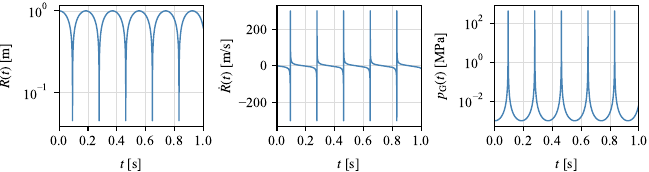

Recreate this plot in Python.
import numpy as np
import matplotlib.pyplot as plt

plt.rcParams['font.family']='serif'
plt.rcParams['font.serif']=['Times New Roman'] + plt.rcParams['font.serif']
plt.rcParams['mathtext.fontset']='stix'
plt.rcParams['font.size']=10

Bubble = np.genfromtxt("examples/rayleighcollapse/RP_R1.000e+00.txt", delimiter=" ")

cm = 1/2.54
fig1, (ax2,ax3,ax1) = plt.subplots(nrows=1,ncols=3,figsize=(19*cm,4*cm))

ax1.set_yscale('log')
ax1.set(xlabel=r'$t$ [s]',ylabel=r'$p_\mathrm{G}(t)$ [MPa]')
ax1.set_xlim(xmin=0,xmax=1)
ax1.set_xticks([0,0.2,0.4,0.6,0.8,1])
ax1.grid(color='gainsboro', linestyle='-', linewidth=0.5)
ax1.plot(Bubble[:, 1], (Bubble[:,5])*1e-6, linestyle='solid', linewidth=1.0,color='steelblue')

ax2.set_yscale('log')
ax2.set(xlabel=r'$t$ [s]',ylabel=r'$R(t)$ [m]')
ax2.set_xlim(xmin=0,xmax=1)
ax2.set_xticks([0,0.2,0.4,0.6,0.8,1])
ax2.grid(color='gainsboro', linestyle='-', linewidth=0.5)
ax2.plot(Bubble[:, 1], Bubble[:, 3], linestyle='solid', linewidth=1,color='steelblue')

ax3.set(xlabel=r'$t$ [s]',ylabel=r'$\dot{R}(t)$ [m/s]')
ax3.set_xlim(xmin=0,xmax=1)
ax3.set_xticks([0,0.2,0.4,0.6,0.8,1])
ax3.grid(color='gainsboro', linestyle='-', linewidth=0.5)
ax3.plot(Bubble[:, 1], Bubble[:, 4], linestyle='solid', linewidth=1,color='steelblue')

plt.subplots_adjust(wspace=1.3*cm)
ax2.minorticks_off()
ax1.xaxis.set_label_coords(0.5,-0.27)
ax2.xaxis.set_label_coords(0.5,-0.27)
ax3.xaxis.set_label_coords(0.5,-0.27)
ax1.yaxis.set_label_coords(-0.32, 0.5)
ax2.yaxis.set_label_coords(-0.32, 0.5)
ax3.yaxis.set_label_coords(-0.3, 0.5)
fig1.savefig('documentation/figures/RayleighCollapse.pdf', bbox_inches='tight',pad_inches=0.005)